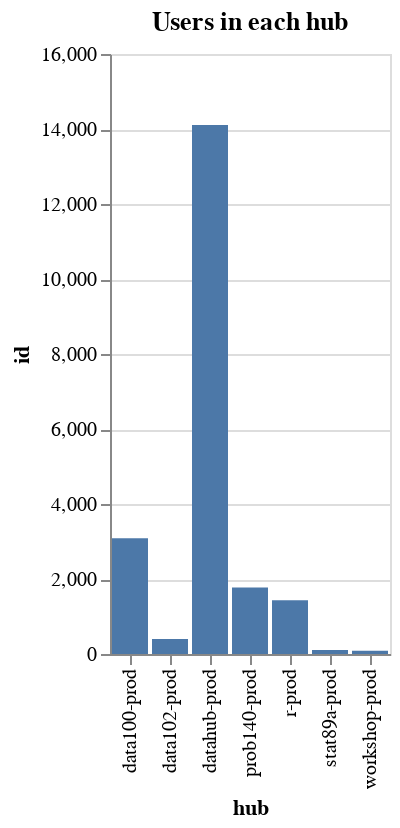

The cell this chart's notebook holds for it:
### Code cell
alt.Chart(unique_users, title="Users in each hub").mark_bar().encode(
    x='hub',
    y='id',
)

### Figure 1 — Vega-Lite specification as saved in the notebook (floating-point values rounded to 4 significant figures)
{"config": {"view": {"continuousWidth": 400, "continuousHeight": 300}}, "data": {"name": "data-a28c76dedba0634320c352d7c831468a"}, "mark": "bar", "encoding": {"x": {"type": "nominal", "field": "hub"}, "y": {"type": "quantitative", "field": "id"}}, "title": "Users in each hub", "$schema": "https://vega.github.io/schema/vega-lite/v4.0.2.json", "datasets": {"data-a28c76dedba0634320c352d7c831468a": [{"hub": "data100-prod", "id": 3087}, {"hub": "data102-prod", "id": 403}, {"hub": "datahub-prod", "id": 14105}, {"hub": "prob140-prod", "id": 1771}, {"hub": "r-prod", "id": 1432}, {"hub": "stat89a-prod", "id": 109}, {"hub": "workshop-prod", "id": 86}]}}
